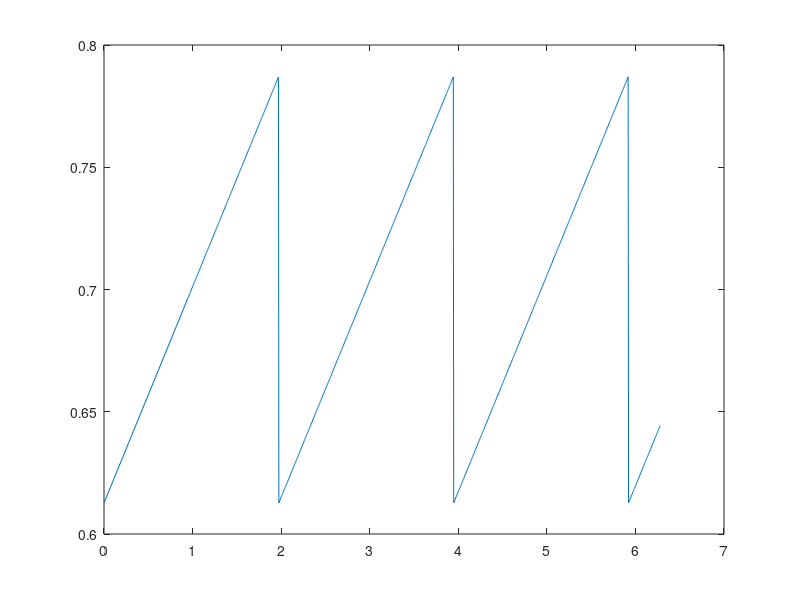
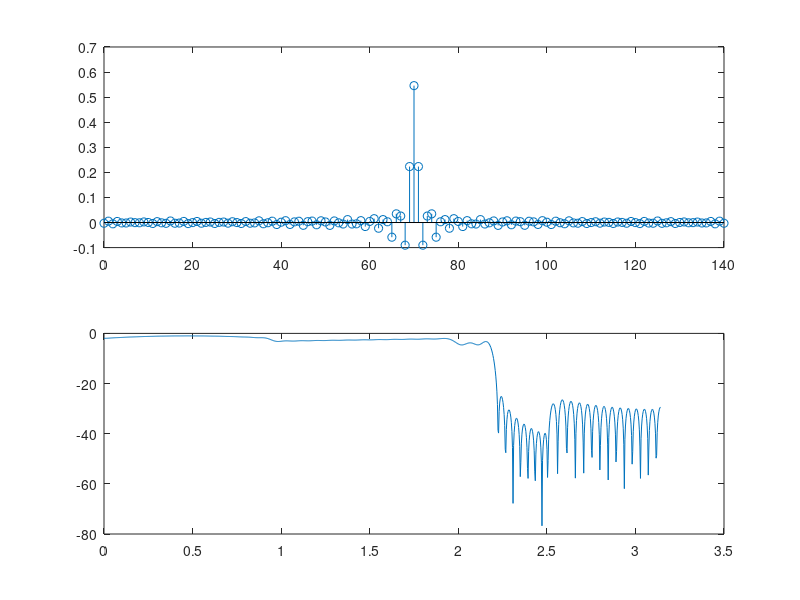
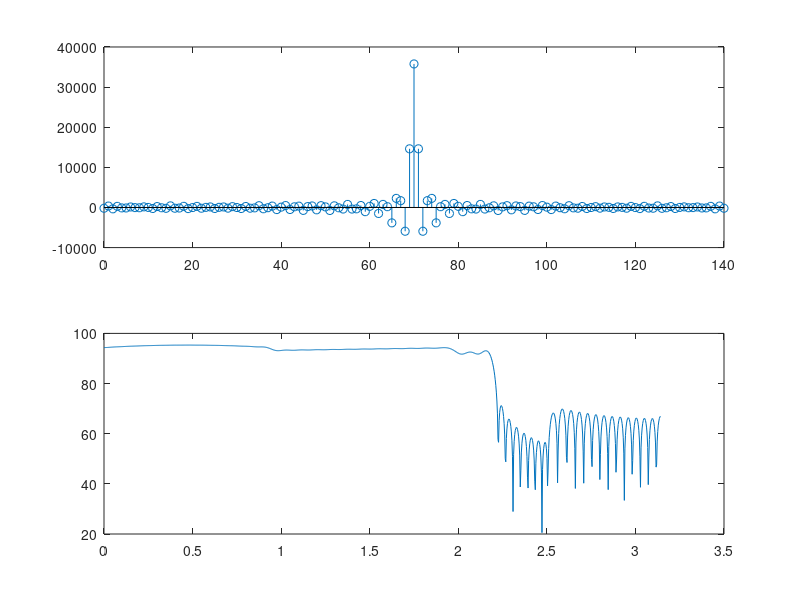

MATLAB code for these plots, in order: (Note: this script raises an error after producing the figures.)
%% DSP Homework 7
T = 1/20000;
Omegap = 2*pi*7000*T;    Omegas = 2*pi*8000*T; 
Lh = 141; 
K = 10*Lh; 
k = (0:K-1);
Omegak = k*2*pi/K;

OmegaPC = 2*pi*1500*T;   OmegaPR = 2*pi*3000*T;
parablength = Omegak.*(Omegak>=0 & Omegak<=OmegaPR);
% OmegaPC = 2*pi*750*T;   OmegaPR = 2*pi*1500*T;
% parablength = Omegak.*(Omegak>=Omegap & Omegak<=OmegaPR);

sawPer = 1000*2*pi/20000;
xsawPer= Omegak.*(Omegak > OmegaPR);

sinfn = (.7943-.707)*sawtooth(1/sawPer*xsawPer) + .7;
% sinfn = ((xsinPer - OmegaPC).^2).*sawtooth(1/sinPer*xsinPer) + .7943;
plot(xsawPer, sinfn);


figure;
xsauce = [0 OmegaPC OmegaPR]; ysauce = [.7943 .8915 .7943]; psauce = polyfit(xsauce,ysauce,2);
xu=linspace(0,OmegaPR,10);
parabola = [polyval(psauce,parablength)];
plot(parablength, parabola)

% Q = 20.0*(Omegak>=Omegas) + 1.0*(Omegak>=0 & Omegak < 1) + ...
%     10.0*(Omegak>=1 & Omegak < 1.5) + 1*(Omegak>=1.5 & Omegak < Omegap);
Q = 50.0*(Omegak<=Omegas) + 1.0*(Omegak>=Omegap & Omegak < OmegaPR) + ...
    1.0*(Omegak>=OmegaPR & Omegak < 1.5) + 1*(Omegak>=1.5 & Omegak < pi);
Q(fix(K/2)+2:end) = Q(round(K/2):-1:2);

% Hd = (1.*(Omegak < Omegap) + 0.*(Omegak > Omegap)).*exp(-1j*k*pi*(Lh-1)/K);
% Hd = (0.*(Omegak<Omegap) + parabola.*(Omegak>=Omegap & Omegak<=OmegaPR) ...
%      + sinfn.*(Omegak >= OmegaPR)).*exp(-1j*k*pi*(Lh-1)/K);
Hd = (0.*(Omegak>Omegap) + parabola.*(Omegak>=0 & Omegak<=OmegaPR) ...
     + sinfn.*(Omegak >= OmegaPR & Omegak <= Omegap)).*exp(-1j*k*pi*(Lh-1)/K);
Hd(fix(K/2)+2:end) = conj(Hd(round(K/2):-1:2));
l = (0:Lh-1)'; a = exp(1j*l*Omegak)*Q.'/K; b = exp(1j*l*Omegak)*(Hd.*Q/K).';
a = real(a); b = real(b);
A = toeplitz(a); h = (A\b);
n = (0:Lh-1)'; 
subplot(211); 
stem(n,h);
Omega = linspace(0,pi,1001); 
H = polyval(h,exp(1j*Omega)).*exp(-1j*(Lh-1)*Omega);
subplot(212); 
plot(Omega,20*log10(abs(H)))
deltap = 2*max(abs(abs(H(Omega>=Omegap))-1))
deltas = max(abs(H(Omega<=Omegas)))

figure;
plot(Q);

Morder = length(h);
[hMax,hMaxIndex] = max(h)
% scale = abs((2^(16-1)-50)/h(hMaxIndex-1))
scale = abs((2^15)/(abs(sum(h))));                                      %Q notation
scale = 2.^nextpow2(scale)
hInt = floor(h*(scale));

subplot(211); 
stem(n,hInt);
Omega = linspace(0,pi,1001); 
H = polyval(hInt,exp(1j*Omega)).*exp(-1j*(Lh-1)*Omega);
subplot(212); 
plot(Omega,20*log10(abs(H)))
deltap = 2*max(abs(abs(H(Omega>=Omegap))-1))
deltas = max(abs(H(Omega<=Omegas)))

        fid = fopen('K22_Project_Framework/coef.h','w');
        fprintf(fid,'#define Korder %i \n',uint8(Morder));
        fprintf(fid,'int h[Korder] = { \n');
        for Korder = 1:Morder-1
            fprintf(fid,'%i,\n', hInt(Korder));
        end
        fprintf(fid,'%i }; \n', hInt(Korder));
        fclose(fid);

save('bpg.mat','hInt');
